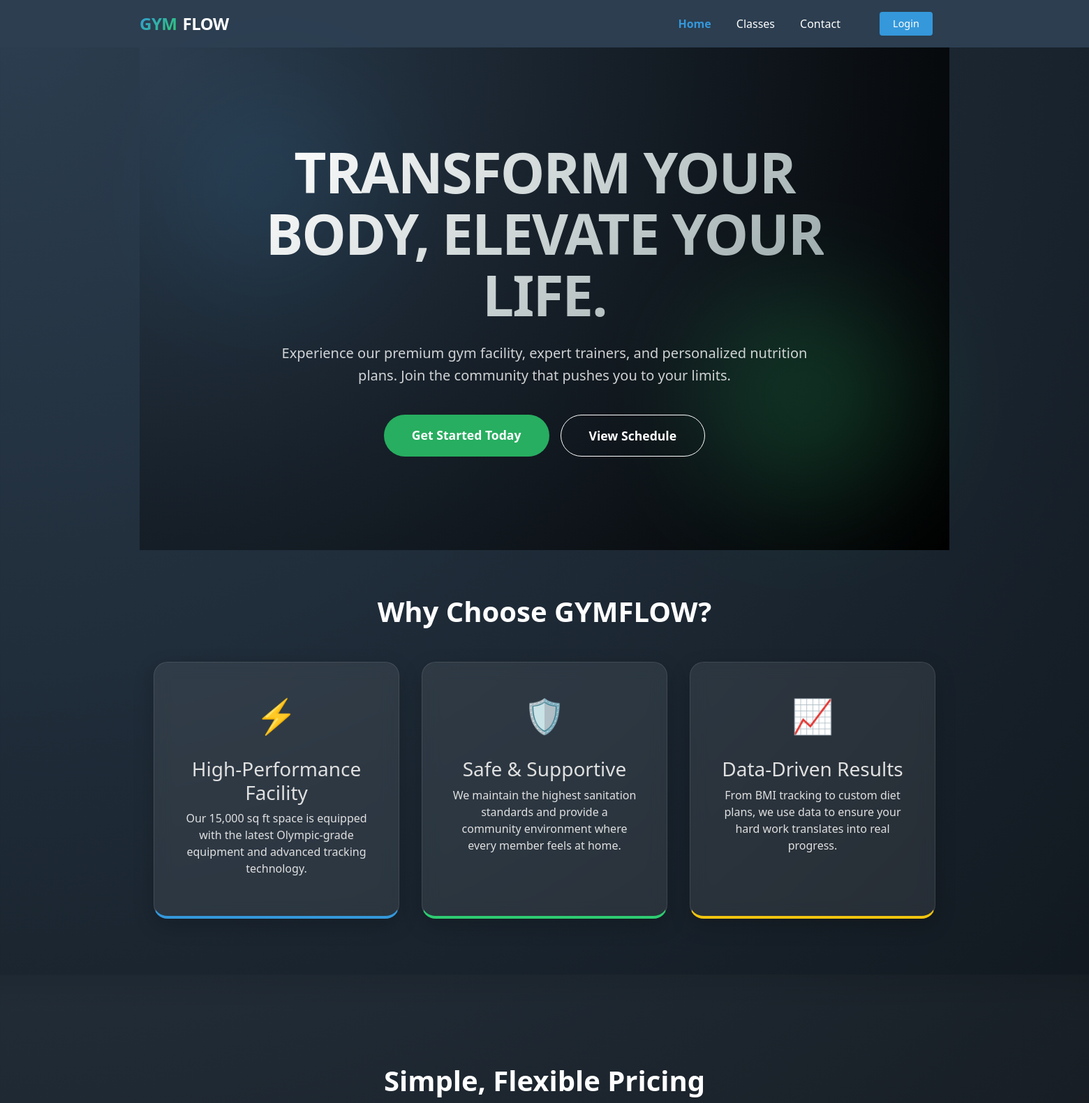
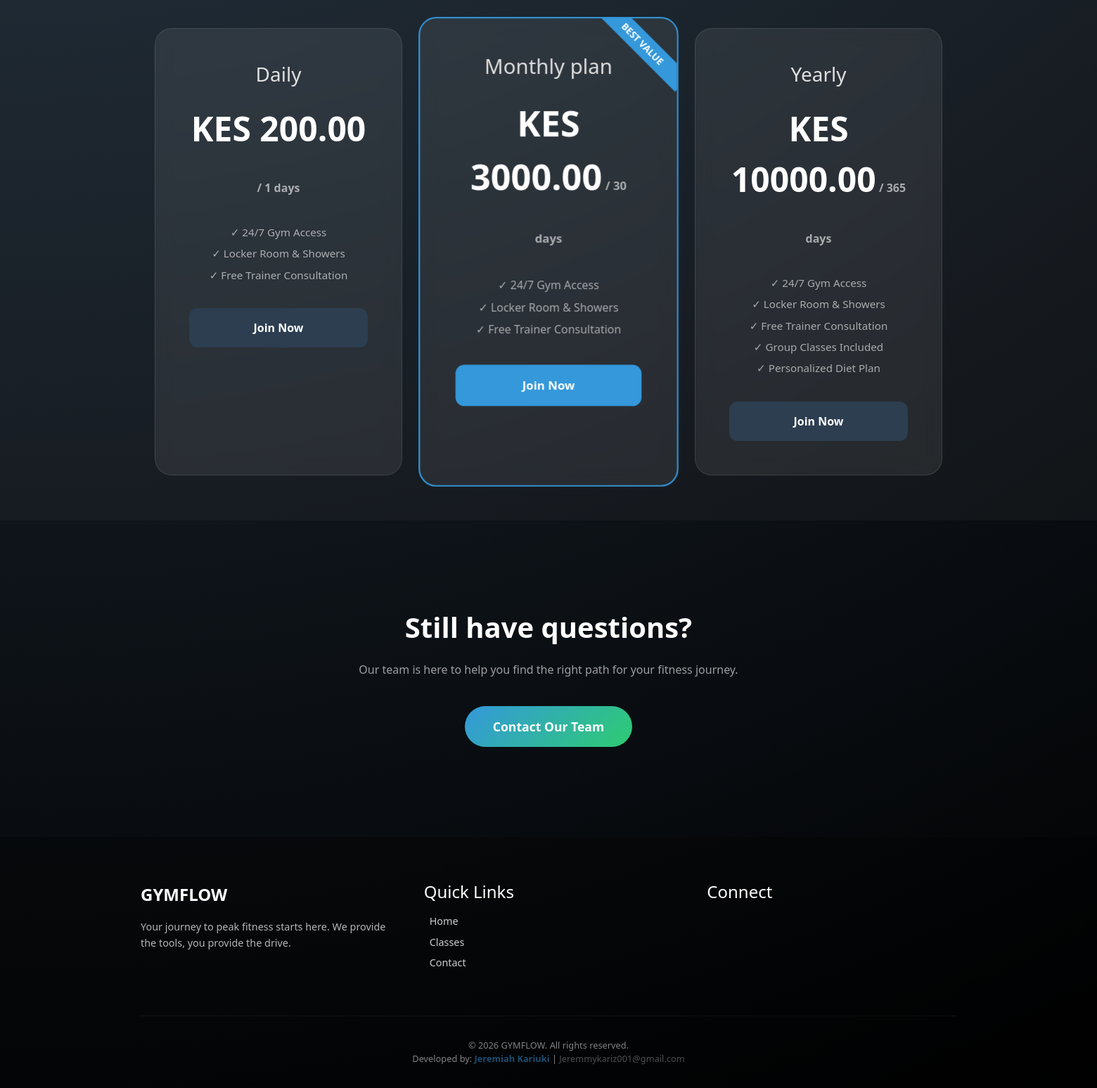
The page / on the database its author committed (2 pictures, top to bottom).
### base/gym/models.py (models this page shows, shortened)
class MembershipPlan(models.Model):
    name = models.CharField(max_length=60)
    price = models.DecimalField(max_digits=10, decimal_places=2)
    duration_days = models.PositiveIntegerField()

### base/gym/views/public.py (the view)
# urls.py: path("", views.home_view, name="home"),
def home_view(request):
    plans = MembershipPlan.objects.all().order_by("price")
    featured_classes = GymClass.objects.all()[:3]
    announcements = Announcement.objects.filter(is_active=True)[:3]
    gallery = GymPhoto.objects.all()[:6]
    active_membership = None
    if request.user.is_authenticated:
        member = getattr(request.user, 'member_profile', None)
        if member:
            active_membership = member.memberships.filter(is_active=True).first()
    for plan in plans:
        plan.is_active = active_membership and plan.id == active_membership.plan.id
    return render(request, "gym/home.html", {
        "plans": plans,
        "featured_classes": featured_classes,
        "announcements": announcements,
        "gallery": gallery,
        "active_membership": active_membership,
    })

### base/templates/gym/home.html (shortened to what this page needs)
{% extends "gym/base.html" %}
{% block content %}
<div class="hero">
    <div class="floating-shape" style="top: 10%; left: 5%;"></div>
    <div class="floating-shape" style="bottom: 10%; right: 5%; background: var(--accent-green);"></div>
    <div class="hero-content">
        <h1 class="hero-title">TRANSFORM YOUR BODY, ELEVATE YOUR LIFE.</h1>
        <p class="hero-subtitle">Experience our premium gym facility, expert trainers, and personalized nutrition plans.
            Join the community that pushes you to your limits.</p>
        <div class="cta-group">
            {% if user.is_authenticated %}
            <a href="{% url 'login_redirect' %}" class="btn btn-large btn-success">My Dashboard</a>
            {% else %}
            <a href="{% url 'login' %}{% if request.GET.next %}?next={{ request.GET.next }}{% endif %}"
                class="btn btn-large btn-success">Get Started Today</a>
            {% endif %}
            <a href="{% url 'class_schedule' %}" class="btn btn-large"
                style="background: transparent; border: 1px solid white;">View Schedule</a>
        </div>
    </div>
</div>
<div class="container">
    <h2 class="section-title">Why Choose GYMFLOW?</h2>
    <div class="features-grid">
        <div class="feature-card" style="border-bottom: 4px solid var(--accent-blue);">
            <span class="feature-icon">⚡</span>
            <h3>High-Performance Facility</h3>
            <p>Our 15,000 sq ft space is equipped with the latest Olympic-grade equipment and advanced tracking
                technology.</p>
        </div>
        <div class="feature-card" style="border-bottom: 4px solid var(--accent-green);">
            <span class="feature-icon">🛡️</span>
            <h3>Safe & Supportive</h3>
            <p>We maintain the highest sanitation standards and provide a community environment where every member feels
                at home.</p>
        </div>
        <div class="feature-card" style="border-bottom: 4px solid #f1c40f;">
            <span class="feature-icon">📈</span>
            <h3>Data-Driven Results</h3>
            <p>From BMI tracking to custom diet plans, we use data to ensure your hard work translates into real
                progress.</p>
        </div>
    </div>
    <div class="pricing-wrap">
        {% if active_membership %}
        <h2 class="section-title">Your Membership</h2>
        {% else %}
        <h2 class="section-title">Simple, Flexible Pricing</h2>
        {% endif %}
        <div class="plans-grid">
            {% for plan in plans %}
            <div
                class="plan-card {% if plan.is_active %}{% if active_membership.is_expired %}popular-expired{% else %}popular-gym{% endif %}{% elif forloop.counter == 2 and not active_membership %}popular{% endif %}">
                {% if plan.is_active %}
                {% if active_membership.is_expired %}
                <div class="popular-badge" style="background: #e74c3c;">EXPIRED</div>
                {% else %}
                <div class="popular-badge" style="background: var(--accent-green);">YOUR PLAN</div>
                {% endif %}
                {% elif forloop.counter == 2 and not active_membership %}
                <div class="popular-badge">BEST VALUE</div>
                {% endif %}
                <h3>{{ plan.name }}</h3>
                <div class="plan-price">KES {{ plan.price }}<span> / {{ plan.duration_days }} days</span></div>
                <ul
                    style="list-style: none; padding: 0; margin-bottom: 2rem; color: rgba(255,255,255,0.6); font-size: 0.95rem; line-height: 2;">
                    <li>✓ 24/7 Gym Access</li>
                    <li>✓ Locker Room & Showers</li>
                    <li>✓ Free Trainer Consultation</li>
                    {% if plan.price > 3000 %}
                    <li>✓ Group Classes Included</li>
                    <li>✓ Personalized Diet Plan</li>
                    {% endif %}
                </ul>
                {% if user.is_authenticated %}
                {% if active_membership %}
                {% if plan.is_active %}
                {% if active_membership.is_expired %}
                <div
                    style="text-align: center; padding: 0.8rem; background: rgba(231,76,60,0.1); border: 1px solid rgba(231,76,60,0.2); border-radius: 12px; color: #e74c3c; font-weight: 700; display: flex; flex-direction: column; gap: 0.5rem; justify-content: center; align-items: center;">
                    <span style="font-size: 0.9rem;">⚠️ Expired on {{ active_membership.end_date|date:"M d, Y" }}</span>
                    <a href="{% url 'portal_subscribe' plan.id %}" class="btn plan-btn" data-plan-name="{{ plan.name }}"
                        data-is-my-plan="true"
                        style="background: #e74c3c; border-radius: 8px; font-size: 0.85rem; font-weight: 700; padding: 0.4rem 1rem; color: white;">Renew
                        Plan</a>
                </div>
                {% else %}
                <div
                    style="text-align: center; padding: 0.8rem; background: #d5f5e3; border-radius: 12px; color: #1e8449; font-weight: 700;">
                    ✅ Active until {{ active_membership.end_date|date:"M d, Y" }}
                </div>
                {% endif %}
                {% else %}
                <a href="{% url 'portal_subscribe' plan.id %}" class="btn plan-btn" data-plan-name="{{ plan.name }}"
                    data-is-my-plan="false"
                    style="width: 100%; padding: 1rem; border-radius: 12px; font-weight: 700; color: white; background: linear-gradient(135deg, #f39c12, #e67e22);">⬆
                    Upgrade</a>
                {% endif %}
                {% else %}
                <a href="{% url 'portal_subscribe' plan.id %}" class="btn plan-btn" data-plan-name="{{ plan.name }}"
                    data-is-my-plan="false"
                    style="width: 100%; padding: 1rem; border-radius: 12px; font-weight: 700; color: white; background: var(--accent-blue);">
                    {% if plan.duration_days == 1 %}Daily{% elif plan.duration_days <= 31 %}Monthly{% elif plan.duration_days >= 360 %}Yearly{% else %}Select Plan{% endif %}
                </a>
                {% endif %}
                {% else %}
                <a href="{% url 'login' %}?next={% url 'portal_subscribe' plan.id %}" class="btn"
                    style="width: 100%; padding: 1rem; border-radius: 12px; font-weight: 700; color: white; {% if forloop.counter == 2 %}background: var(--accent-blue);{% else %}background: #2c3e50;{% endif %}">Join
                    Now</a>
                {% endif %}
            </div>
            {% endfor %}
        </div>
    </div>
    <div style="text-align: center; margin: 8rem 0;">
        <h2 style="font-size: 2.5rem; font-weight: 800; margin-bottom: 1.5rem; color: #fff;">Still have questions?</h2>
        <p style="color: rgba(255,255,255,0.6); margin-bottom: 2.5rem;">Our team is here to help you find the right path
            for your fitness
            journey.</p>
        <a href="{% url 'contact' %}" class="btn btn-large"
            style="background: linear-gradient(135deg, #3498db, #2ecc71);">Contact Our Team</a>
    </div>
</div>
{% endblock %}

### rows shown on the page
MembershipPlan: name "Daily", price "200.00", duration_days "1"
MembershipPlan: shows "BEST VALUE", name "Monthly plan", price "3000.00", duration_days "30"
MembershipPlan: name "Yearly", price "10000.00", duration_days "365", shows "✓ Group Classes Included"
